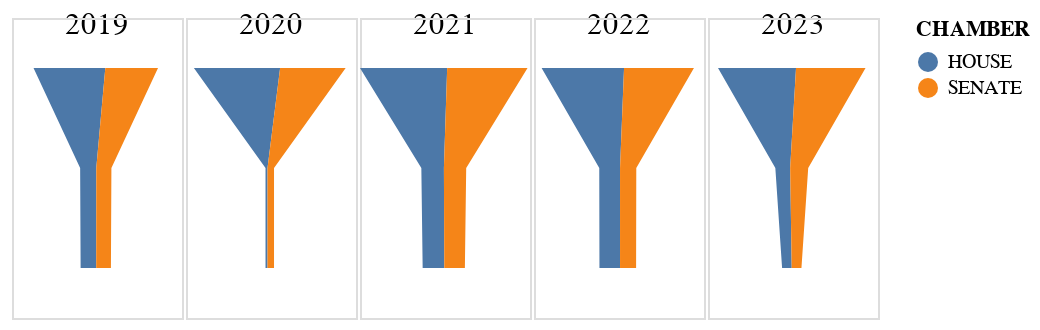

Write notebook code for a chart like this one.
### Code cell
funnel3 = alt.Chart(df_chamber[(df_chamber.YEAR > 2018)]).mark_area().encode(
x=alt.Y("BILL_COUNT", axis=None).stack('center'),
y=alt.X("STATUS:N", axis=alt.Axis(domain=False, labels=False, title="", ticks=False, grid=False), sort='ascending'),
color="CHAMBER", 
column=alt.Column("YEAR", title='', spacing=0, header=alt.Header(labelFontSize=15, labelPadding=-12))
).properties(
width=85, height=150)

funnel3

### Figure 1 — Vega-Lite specification as saved in the notebook (floating-point values rounded to 4 significant figures)
{"config": {"view": {"continuousWidth": 300, "continuousHeight": 300}}, "data": {"name": "data-1aae18c911044652c0a8abb8f740375c"}, "mark": {"type": "area"}, "encoding": {"color": {"field": "CHAMBER", "type": "nominal"}, "column": {"field": "YEAR", "header": {"labelFontSize": 15, "labelPadding": -12}, "spacing": 0, "title": "", "type": "quantitative"}, "x": {"axis": null, "field": "BILL_COUNT", "stack": "center", "type": "quantitative"}, "y": {"axis": {"domain": false, "grid": false, "labels": false, "ticks": false, "title": ""}, "field": "STATUS", "sort": "ascending", "type": "nominal"}}, "height": 150, "width": 85, "$schema": "https://vega.github.io/schema/vega-lite/v5.8.0.json", "datasets": {"data-1aae18c911044652c0a8abb8f740375c": [{"STATUS": "Bills Introduced ", "YEAR": 2023.0, "CHAMBER": "HOUSE", "BILL_COUNT": 826.0}, {"STATUS": "Sent to Governor", "YEAR": 2023.0, "CHAMBER": "HOUSE", "BILL_COUNT": 157.0}, {"STATUS": "Signed Into Law", "YEAR": 2023.0, "CHAMBER": "HOUSE", "BILL_COUNT": 102.0}, {"STATUS": "Bills Introduced ", "YEAR": 2022.0, "CHAMBER": "HOUSE", "BILL_COUNT": 873.0}, {"STATUS": "Sent to Governor", "YEAR": 2022.0, "CHAMBER": "HOUSE", "BILL_COUNT": 220.0}, {"STATUS": "Signed Into Law", "YEAR": 2022.0, "CHAMBER": "HOUSE", "BILL_COUNT": 218.0}, {"STATUS": "Bills Introduced ", "YEAR": 2021.0, "CHAMBER": "HOUSE", "BILL_COUNT": 923.0}, {"STATUS": "Sent to Governor", "YEAR": 2021.0, "CHAMBER": "HOUSE", "BILL_COUNT": 239.0}, {"STATUS": "Signed Into Law", "YEAR": 2021.0, "CHAMBER": "HOUSE", "BILL_COUNT": 229.0}, {"STATUS": "Bills Introduced ", "YEAR": 2020.0, "CHAMBER": "HOUSE", "BILL_COUNT": 913.0}, {"STATUS": "Sent to Governor", "YEAR": 2020.0, "CHAMBER": "HOUSE", "BILL_COUNT": 21.0}, {"STATUS": "Signed Into Law", "YEAR": 2020.0, "CHAMBER": "HOUSE", "BILL_COUNT": 21.0}, {"STATUS": "Bills Introduced ", "YEAR": 2019.0, "CHAMBER": "HOUSE", "BILL_COUNT": 760.0}, {"STATUS": "Sent to Governor", "YEAR": 2019.0, "CHAMBER": "HOUSE", "BILL_COUNT": 171.0}, {"STATUS": "Signed Into Law", "YEAR": 2019.0, "CHAMBER": "HOUSE", "BILL_COUNT": 165.0}, {"STATUS": "Bills Introduced ", "YEAR": 2023.0, "CHAMBER": "SENATE", "BILL_COUNT": 736.0}, {"STATUS": "Sent to Governor", "YEAR": 2023.0, "CHAMBER": "SENATE", "BILL_COUNT": 191.0}, {"STATUS": "Signed Into Law", "YEAR": 2023.0, "CHAMBER": "SENATE", "BILL_COUNT": 103.0}, {"STATUS": "Bills Introduced ", "YEAR": 2022.0, "CHAMBER": "SENATE", "BILL_COUNT": 740.0}, {"STATUS": "Sent to Governor", "YEAR": 2022.0, "CHAMBER": "SENATE", "BILL_COUNT": 172.0}, {"STATUS": "Signed Into Law", "YEAR": 2022.0, "CHAMBER": "SENATE", "BILL_COUNT": 170.0}, {"STATUS": "Bills Introduced ", "YEAR": 2021.0, "CHAMBER": "SENATE", "BILL_COUNT": 851.0}, {"STATUS": "Sent to Governor", "YEAR": 2021.0, "CHAMBER": "SENATE", "BILL_COUNT": 236.0}, {"STATUS": "Signed Into Law", "YEAR": 2021.0, "CHAMBER": "SENATE", "BILL_COUNT": 218.0}, {"STATUS": "Bills Introduced ", "YEAR": 2020.0, "CHAMBER": "SENATE", "BILL_COUNT": 694.0}, {"STATUS": "Sent to Governor", "YEAR": 2020.0, "CHAMBER": "SENATE", "BILL_COUNT": 69.0}, {"STATUS": "Signed Into Law", "YEAR": 2020.0, "CHAMBER": "SENATE", "BILL_COUNT": 69.0}, {"STATUS": "Bills Introduced ", "YEAR": 2019.0, "CHAMBER": "SENATE", "BILL_COUNT": 558.0}, {"STATUS": "Sent to Governor", "YEAR": 2019.0, "CHAMBER": "SENATE", "BILL_COUNT": 160.0}, {"STATUS": "Signed Into Law", "YEAR": 2019.0, "CHAMBER": "SENATE", "BILL_COUNT": 156.0}]}}
